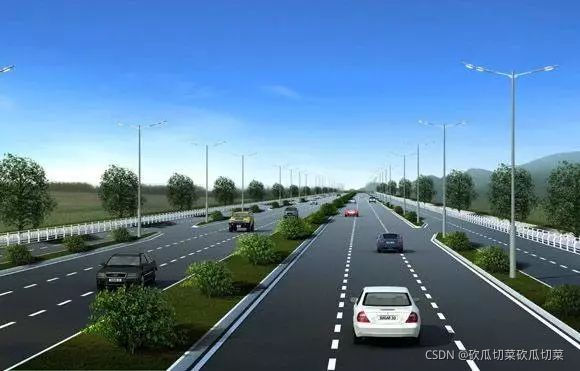
#> input picture images/otsu.jpg, 580 x 371 px, found by its file name
$ python OTSU.py
#> lines starting #> are read from the running program, lines starting #| are printed output that depends on the picture; after the words box and inside, x2 and y2 are one past the last pixel; in counts of white or black regions, pixels touching at a corner belong together
import cv2
import numpy as np
import matplotlib.pyplot as plt

img = cv2.imread("otsu.jpg",0)
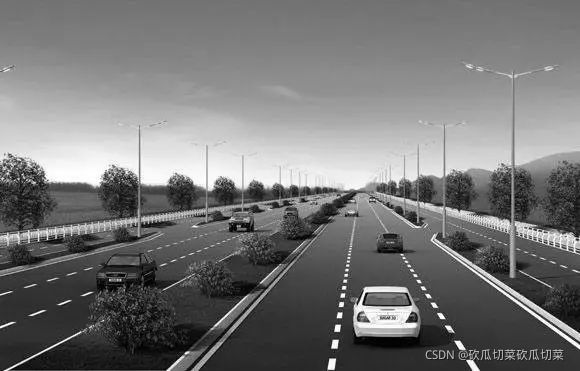
#> img: shape (371, 580); min 0, max 255, mean 117.7

#blur = cv2.GaussianBlur(img,(5,5),0)
hist = cv2.calcHist([img],[0],None,[256],[0,256])
#> hist = 256 values, max 2803 at index 116, min 69 at index 1, mean 840.5
histnorm = (hist-hist.min())/(hist.max()-hist.min())
#> histnorm = 256 values, max 1 at index 116, min 0 at index 1, mean 0.282
#hist_norm = hist.ravel()/hist.max()
bins = np.arange(256)


plt.plot(histnorm)
plt.xlim([0,256])
plt.show()
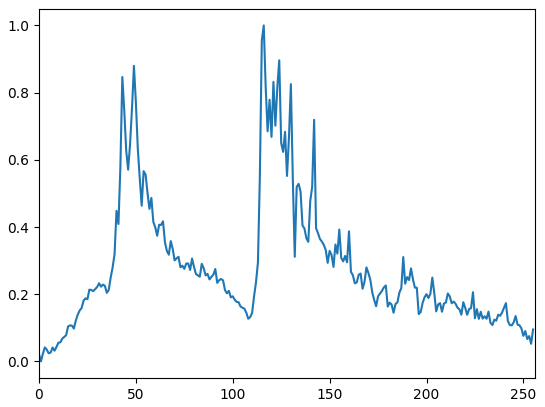
#> figure drawn by matplotlib, 1 panel; curve peaks at x = 116, y = 1

fnmin = 99999
tmp = 0
fnmax = 0
tm = 0
p = hist/sum(hist)
#> p = 256 values, max 0.013 at index 116, min 0.000321 at index 1, mean 0.00391
histnorm = np.squeeze(histnorm)
for i in range(1,256):
    s1 = np.sum(histnorm[:i])
    s2 = np.sum(histnorm[i:])
    q1 = histnorm[i:]*bins[i:]
    m1 = np.sum(histnorm[:i] * bins[:i])/s1
    m2 = np.sum(histnorm[i:] * bins[i:])/s2
    mg = np.sum(histnorm* bins)/(s1+s2)

    v1 = np.sum((bins[:i] - m1)*(bins[:i] - m1)*(histnorm[:i])/s1)
    v2 = np.sum((bins[i:] - m2)*(bins[i:] - m2)*(histnorm[i:])/s2)
    fn = v1+v2
    if fn<fnmin:
        fnmin = fn
        tmp = i

    fm = (s1*(m1-mg)*(m1-mg)+ s2*(m2-mg)*(m2-mg))/(s1+s2)
    if fm>fnmax:
        fnmax = fm
        tm = i
#> this loop made 255 passes
#> (s1, s2, m1, m2, v1, v2, fn, fnmin) on passes 1, 3, 4, 5, 6, 7, 8, 9, 10, 11, 12, 13: (0.0212, 72.22, 0, 116.9, 0, 3564.3, 3564.3, 3564.3), (0.0439, 72.2, 1.03, 116.9, 0.999, 3561.3, 3562.3, 3562.3), (0.0856, 72.16, 1.99, 117, 1.48, 3555.8, 3557.3, 3557.3), (0.121, 72.12, 2.58, 117, 1.88, 3551.3, 3553.2, 3553.2), (0.145, 72.1, 2.98, 117, 2.38, 3548.3, 3550.7, 3550.7), (0.171, 72.07, 3.44, 117.1, 3.2, 3545.1, 3548.3, 3548.3), (0.213, 72.03, 4.14, 117.2, 4.56, 3540.2, 3544.7, 3544.7), (0.244, 72, 4.64, 117.2, 5.66, 3536.5, 3542.1, 3542.1), (0.287, 71.96, 5.29, 117.3, 7.23, 3531.6, 3538.8, 3538.8), (0.343, 71.9, 6.05, 117.3, 9.07, 3525.4, 3534.5, 3534.5), (0.399, 71.84, 6.76, 117.4, 10.76, 3519.3, 3530.1, 3530.1), (0.467, 71.78, 7.52, 117.5, 12.61, 3512.1, 3524.7, 3524.7)
#> (s1, s2, m1, m2, v1, v2, fn, fnmin) on passes 61 to 63: (17.7, 54.54, 42.48, 140.9, 157.4, 2298.5, 2455.9, 2455.9), (18.08, 54.17, 42.87, 141.5, 161.1, 2269.9, 2431, 2431), (18.48, 53.76, 43.29, 142.1, 165.4, 2238.9, 2404.4, 2404.4)

ret1,th1 = cv2.threshold(img,tm, 255, cv2.THRESH_BINARY)
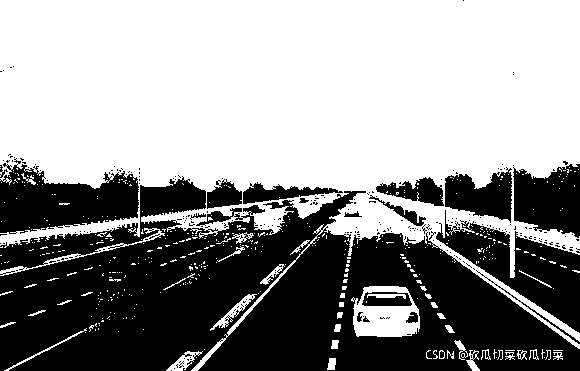
#> th1: shape (371, 580); 57.8% white; 253 black regions (235 under 20 px), largest, box (x1, y1, x2, y2) and area: (0, 176, 580, 371) 66994, (436, 210, 580, 333) 6714, (0, 158, 139, 234) 6449
print("最大类间方差阈值：",tm,ret1)
#| 最大类间方差阈值： 109 109.0
ret2,th2 = cv2.threshold(img,tmp, 255, cv2.THRESH_BINARY)
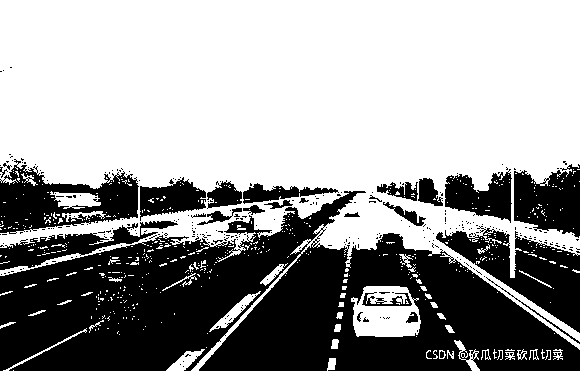
#> th2: shape (371, 580); 60.7% white; 294 black regions (268 under 20 px), largest, box (x1, y1, x2, y2) and area: (0, 191, 580, 371) 58409, (436, 226, 580, 333) 6188, (0, 159, 139, 234) 5321
print("最小类内方差阈值：",tmp,ret2)
#| 最小类内方差阈值： 97 97.0
ret3,th3 = cv2.threshold(img,0, 255, cv2.THRESH_BINARY | cv2.THRESH_OTSU)
print("cv2.THRESH_OTSU阈值：",ret3)
#| cv2.THRESH_OTSU阈值： 109.0

cv2.imshow("th1",th1)
cv2.imshow("th2",th2)
cv2.imshow("THRESH_OTSU",th3)
cv2.waitKey(0)
